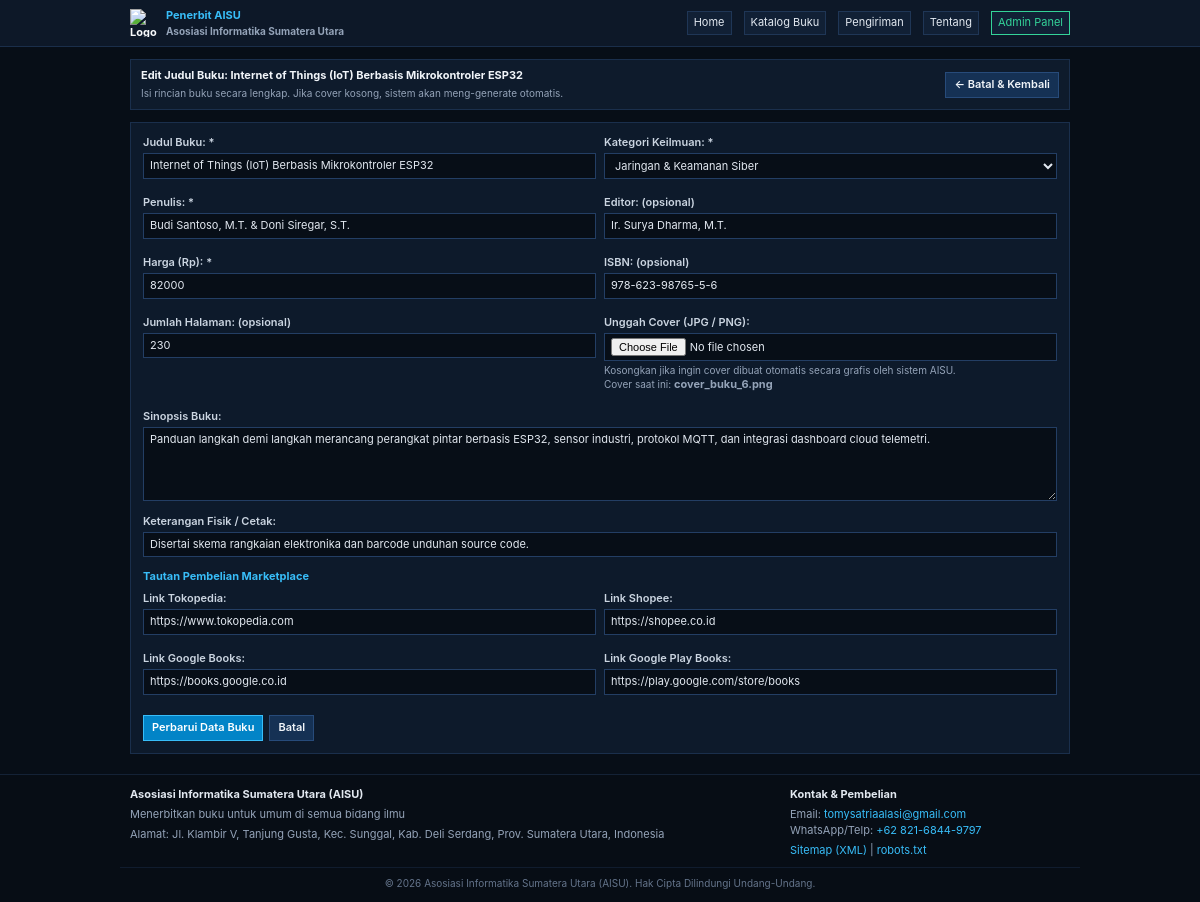
The page /admin/buku.php?act=edit&id=6 (signed in) on the database its author committed.
### tables this page shows
CREATE TABLE `buku` (
  `id` INT AUTO_INCREMENT PRIMARY KEY,
  `kategori_id` INT NOT NULL,
  `judul` VARCHAR(255) NOT NULL,
  `penulis` VARCHAR(255) NOT NULL,
  `editor` VARCHAR(255) DEFAULT NULL,
  `halaman` INT DEFAULT NULL,
  `isbn` VARCHAR(50) DEFAULT NULL,
  `harga` INT NOT NULL DEFAULT 0,
  `sinopsis` TEXT DEFAULT NULL,
  `keterangan` TEXT DEFAULT NULL,
  `cover` VARCHAR(255) DEFAULT NULL,
  `link_tokopedia` VARCHAR(255) DEFAULT NULL,
  `link_shopee` VARCHAR(255) DEFAULT NULL,
  `link_google_book` VARCHAR(255) DEFAULT NULL,
  `link_google_play` VARCHAR(255) DEFAULT NULL,
  `created_at` TIMESTAMP DEFAULT CURRENT_TIMESTAMP,
  CONSTRAINT `fk_buku_kategori` FOREIGN KEY (`kategori_id`) REFERENCES `kategori` (`id`) ON DELETE RESTRICT ON UPDATE CASCADE
);

CREATE TABLE `kategori` (
  `id` INT AUTO_INCREMENT PRIMARY KEY,
  `nama` VARCHAR(100) NOT NULL
);

### admin/buku.php (the view, shortened to what this page needs)
<?php
require_once __DIR__ . '/../config.php';
$db = db();
$act = $_GET['act'] ?? 'list';
$id = isset($_GET['id']) ? (int)$_GET['id'] : 0;
$stmt_kat = $db->query("SELECT * FROM kategori ORDER BY nama ASC");
$kategori_list = $stmt_kat->fetchAll();
if ($act === 'tambah' || $act === 'edit') {
    $data = [
        'judul' => '', 'kategori_id' => 0, 'penulis' => '', 'editor' => '',
        'halaman' => '', 'isbn' => '', 'harga' => 0, 'sinopsis' => '',
        'keterangan' => '', 'cover' => '', 'link_tokopedia' => '',
        'link_shopee' => '', 'link_google_book' => '', 'link_google_play' => ''
    ];
    if ($act === 'edit' && $id > 0) {
        $st = $db->prepare("SELECT * FROM buku WHERE id = :id");
        $st->execute([':id' => $id]);
        $fetched = $st->fetch();
        if ($fetched) {
            $data = $fetched;
        } else {
            flash_set('error', 'Buku tidak ditemukan.');
            header('Location: ' . base_url('admin/buku.php'));
            exit;
        }
    }
    ?>
    <div class="page-title-box" style="display:flex;justify-content:space-between;align-items:center;">
      <div>
        <h1 class="page-title"><?= $act === 'tambah' ? 'Tambah Judul Buku Baru' : 'Edit Judul Buku: ' . sanitize($data['judul']) ?></h1>
        <div class="page-subtitle">Isi rincian buku secara lengkap. Jika cover kosong, sistem akan meng-generate otomatis.</div>
      </div>
      <a href="<?= base_url('admin/buku.php') ?>" class="btn">&larr; Batal & Kembali</a>
    </div>
    <form method="POST" enctype="multipart/form-data" style="background:#0d1a2b;border:1px solid #1a2f4c;padding:12px;">
      <div class="form-grid-2">
        <div class="form-group">
          <label>Judul Buku: *</label>
          <input type="text" name="judul" class="form-control" value="<?= sanitize($data['judul']) ?>" required>
        </div>
        <div class="form-group">
          <label>Kategori Keilmuan: *</label>
          <select name="kategori_id" class="form-control" required>
            <?php foreach ($kategori_list as $kat): ?>
              <option value="<?= $kat['id'] ?>" <?= $data['kategori_id'] == $kat['id'] ? 'selected' : '' ?>>
                <?= sanitize($kat['nama']) ?>
              </option>
            <?php endforeach; ?>
          </select>
        </div>
        <div class="form-group">
          <label>Penulis: *</label>
          <input type="text" name="penulis" class="form-control" value="<?= sanitize($data['penulis']) ?>" required placeholder="Contoh: Dr. Tomy Satria Alasi, M.Kom.">
        </div>
        <div class="form-group">
          <label>Editor: (opsional)</label>
          <input type="text" name="editor" class="form-control" value="<?= sanitize($data['editor'] ?? '') ?>">
        </div>
        <div class="form-group">
          <label>Harga (Rp): *</label>
          <input type="number" name="harga" class="form-control" value="<?= (int)$data['harga'] ?>" required min="0">
        </div>
        <div class="form-group">
          <label>ISBN: (opsional)</label>
          <input type="text" name="isbn" class="form-control" value="<?= sanitize($data['isbn'] ?? '') ?>" placeholder="978-623-...">
        </div>
        <div class="form-group">
          <label>Jumlah Halaman: (opsional)</label>
          <input type="number" name="halaman" class="form-control" value="<?= $data['halaman'] ? (int)$data['halaman'] : '' ?>" min="1">
        </div>
        <div class="form-group">
          <label>Unggah Cover (JPG / PNG):</label>
          <input type="file" name="cover_file" accept=".jpg,.jpeg,.png" class="form-control">
          <div style="font-size:10px;color:#94a3b8;margin-top:2px;">
            Kosongkan jika ingin cover dibuat otomatis secara grafis oleh sistem AISU.
            <?php if (!empty($data['cover'])): ?>
              <br>Cover saat ini: <strong><?= sanitize($data['cover']) ?></strong>
            <?php endif; ?>
          </div>
        </div>
      </div>
      <div class="form-group" style="margin-top:8px;">
        <label>Sinopsis Buku:</label>
        <textarea name="sinopsis" rows="4" class="form-control" placeholder="Tuliskan ringkasan isi buku..."><?= sanitize($data['sinopsis'] ?? '') ?></textarea>
      </div>
      <div class="form-group">
        <label>Keterangan Fisik / Cetak:</label>
        <input type="text" name="keterangan" class="form-control" value="<?= sanitize($data['keterangan'] ?? '') ?>" placeholder="Contoh: Cetakan Pertama, Bookpaper 72gr, Softcover">
      </div>
      <h3 style="color:#38bdf8;font-size:11px;margin:12px 0 6px;">Tautan Pembelian Marketplace</h3>
      <div class="form-grid-2">
        <div class="form-group">
          <label>Link Tokopedia:</label>
          <input type="url" name="link_tokopedia" class="form-control" value="<?= sanitize($data['link_tokopedia'] ?? '') ?>" placeholder="https://tokopedia.com/...">
        </div>
        <div class="form-group">
          <label>Link Shopee:</label>
          <input type="url" name="link_shopee" class="form-control" value="<?= sanitize($data['link_shopee'] ?? '') ?>" placeholder="https://shopee.co.id/...">
        </div>
        <div class="form-group">
          <label>Link Google Books:</label>
          <input type="url" name="link_google_book" class="form-control" value="<?= sanitize($data['link_google_book'] ?? '') ?>" placeholder="https://books.google.co.id/...">
        </div>
        <div class="form-group">
          <label>Link Google Play Books:</label>
          <input type="url" name="link_google_play" class="form-control" value="<?= sanitize($data['link_google_play'] ?? '') ?>" placeholder="https://play.google.com/...">
        </div>
      </div>
      <div style="margin-top:12px;display:flex;gap:6px;">
        <button type="submit" class="btn btn-primary"><?= $act === 'tambah' ? 'Simpan Buku Baru' : 'Perbarui Data Buku' ?></button>
        <a href="<?= base_url('admin/buku.php') ?>" class="btn">Batal</a>
      </div>
    </form>
    <?php
    exit;
}
?>

### assets/style.css (style rules this page uses)
* { margin: 0; padding: 0; box-sizing: border-box; font-family: -apple-system, BlinkMacSystemFont, "Segoe UI", Roboto, Oxygen, Ubuntu, Cantarell, "Helvetica Neue", Arial, sans-serif; font-size: 11px; line-height: 1.45; -webkit-text-size-adjust: 100%; }
body { background-color: #070e17; color: #cbd5e1; min-height: 100vh; display: flex; flex-direction: column; }
a { color: #38bdf8; text-decoration: none; }
.page-title-box { background-color: #0e1b2c; border: 1px solid #1a2f4c; padding: 8px 10px; margin-bottom: 12px; }
.page-title { color: #f1f5f9; font-weight: 700; }
.page-subtitle { color: #94a3b8; font-size: 10px; margin-top: 2px; }
.filter-bar input[type="text"], .filter-bar select, .form-control { background-color: #070e17; color: #e2e8f0; border: 1px solid #233e64; padding: 4px 6px; width: 100%; }
.btn { display: inline-block; padding: 4px 8px; background-color: #153154; color: #f1f5f9; border: 1px solid #274b7a; cursor: pointer; text-align: center; font-weight: 600; text-decoration: none; }
.btn-primary { background-color: #0284c7; border-color: #38bdf8; color: #ffffff; }
.form-group { margin-bottom: 8px; }
.form-group label { display: block; margin-bottom: 2px; color: #cbd5e1; font-weight: 600; }
.form-grid-2 { display: grid; grid-template-columns: 1fr; gap: 8px; }
@media (min-width: 600px) { .form-grid-2 { grid-template-columns: 1fr 1fr; } }

### rows shown on the page
buku: judul "Internet of Things (IoT) Berbasis Mikrokontroler ESP32", kategori_id "Jaringan & Keamanan Siber", penulis "Budi Santoso, M.T. & Doni Siregar, S.T.", editor "Ir. Surya Dharma, M.T.", harga "82000", isbn "978-623-98765-5-6", halaman "230", cover "cover_buku_6.png", sinopsis "Panduan langkah demi langkah merancang perangkat pintar berbasis ESP32, sensor industri, protokol MQTT, dan integrasi dashboard cloud telemetri.", keterangan "Disertai skema rangkaian elektronika dan barcode unduhan source code.", link_tokopedia "https://www.tokopedia.com", link_shopee "https://shopee.co.id", link_google_book "https://books.google.co.id", link_google_play "https://play.google.com/store/books"

### other values the page prints
PUBLISHER_SHORT "Penerbit AISU"
PUBLISHER_NAME "Asosiasi Informatika Sumatera Utara (AISU)"
PUBLISHER_FOCUS "Menerbitkan buku untuk umum di semua bidang ilmu"
PUBLISHER_ADDRESS "Jl. Klambir V, Tanjung Gusta, Kec. Sunggal, Kab. Deli Serdang, Prov. Sumatera Utara, Indonesia"
PUBLISHER_EMAIL "tomysatriaalasi@gmail.com"
PUBLISHER_PHONE "+62 821-6844-9797"
